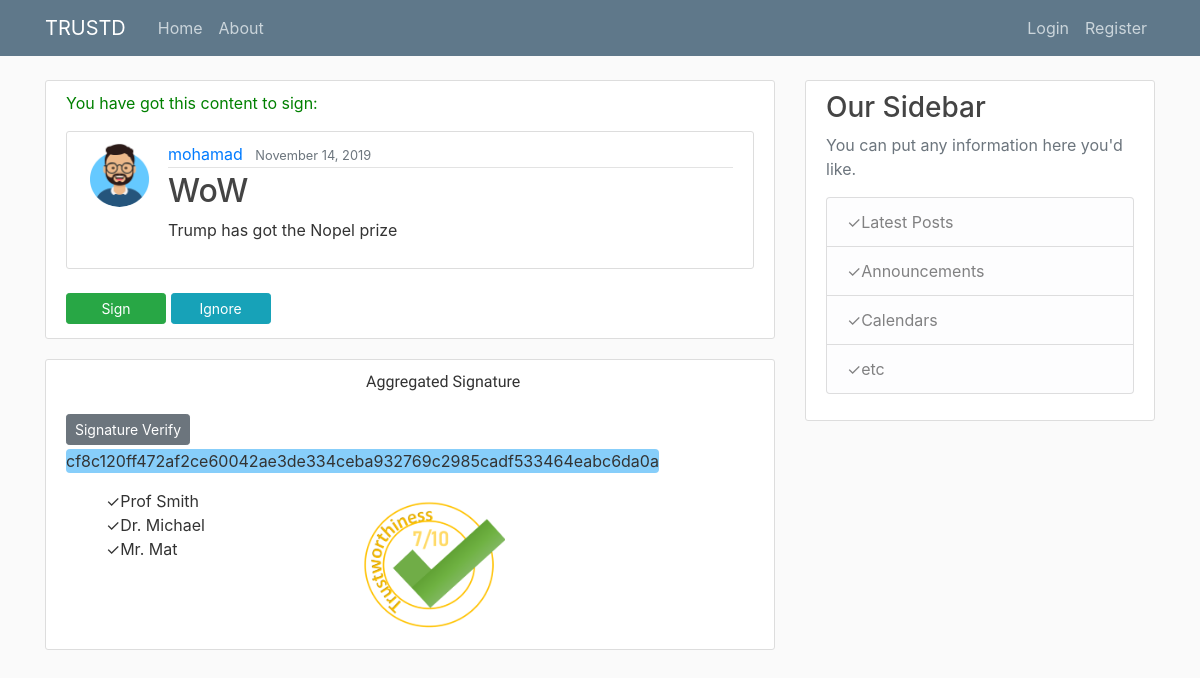
The app's page /post/1/ with its own data.
### FakeNews_app/models.py (models this page shows, shortened)
class Post(models.Model):
    title = models.CharField(max_length=100)
    content = models.TextField()
    date_posted = models.DateTimeField(default=timezone.now)
    author = models.ForeignKey(User, on_delete=models.CASCADE)

### users/models.py (models this page shows, shortened)
class Profile(models.Model):
    user = models.OneToOneField(User, on_delete=models.CASCADE)
    image = models.ImageField(default='default.jpg', upload_to='profile_pics')

### FakeNews_app/views.py (the view)
# urls.py: path('post/<int:pk>/', PostDetailView.as_view(), name='post-detail'),
class PostDetailView(DetailView):
    model = Post

### FakeNews_app/templates/FakeNews_app/post_detail.html (shortened to what this page needs)
{% extends "FakeNews_app/base2.html" %}
{% block content %}
<div class="media content-section2">
    <p style="color: green"> You have got this content to sign:</p>
  <article class="media content-section">
    <img class="rounded-circle article-img" src="{{ object.author.profile.image.url }}">
    <div class="media-body">
      <div class="article-metadata">
        <a class="mr-2" href="#">{{ object.author }}</a>
        <small class="text-muted">{{ object.date_posted|date:"F d, Y" }}</small>
      </div>
      <h2 class="article-title">{{ object.title }}</h2>
      <p class="article-content">{{ object.content }}</p>
    </div>
  </article>
  <a style="width: 100px ;" class="btn btn-success btn-sm mt-1 mb-1" href="#">Sign</a>
  <a style="width: 100px ;" class="btn btn-info btn-sm mt-1 mb-1" href="#">Ignore</a>
</div>
{% endblock content %}
{% block sideBar %}
{% if object.author == user %}
<div class="col-md-4">
  <div class="content-section">
    <h3>Trusted Parties List</h3>
    <p class='text-muted'>You can pick the appraiser actor you'd like.
    <form action="/action_page.php">
      <div class="input" >
      <input type="checkbox" name="witnes" value="BBC"> BBC
      </div>
      <div class="input">
          <input type="range" min="1" max="100" value="50" class="slider" id="myRange">
        </div>
        <div class="input">
      <input type="checkbox" name="witnes" value="Smith" checked> Prof Smith<br>
    </div>
    <div class="input">
        <input type="range" min="1" max="100" value="50" class="slider" id="myRange">
      </div>
    <div class="input">
      <input type="checkbox" name="witnes" value="John"> Mr. John<br>
    </div>
    <div class="input">
        <input type="range" min="1" max="100" value="50" class="slider" id="myRange">
      </div>
      <div class="input">
      <input type="checkbox" name="witnes" value="Michael" checked> Dr. Michael<br>
    </div>
    <div class="input">
        <input type="range" min="1" max="100" value="50" class="slider" id="myRange">
      </div>
    <div class="input">
      <input type="checkbox" name="witnes" value="Sally">Dr. Sally<br>
    </div>
    <div class="input">
        <input type="range" min="1" max="100" value="50" class="slider" id="myRange">
      </div>
    <div class="input">
      <input type="checkbox" name="witnes" value="Mark" checked>Mr. Mark<br>
    </div>
    <div class="input">
        <input type="range" min="1" max="100" value="50" class="slider" id="myRange">
      </div>
    <div class="input">
      <input type="checkbox" name="witnes" value="Steve">Mr. Steve<br>
    </div>
    <div class="input">
        <input type="range" min="1" max="100" value="50" class="slider" id="myRange">
      </div>
    <div class="input">
      <input type="checkbox" name="witnes" value="Mat" checked>Mr. Mat<br>
    </div>
    <div class="input">
        <input type="range" min="1" max="100" value="50" class="slider" id="myRange">
      </div>
    </form>
    </p>
  </div>
</div>
  {% else %}
  <div class="col-md-4">
    <div class="content-section">
      <h3>Our Sidebar</h3>
      <p class='text-muted'>You can put any information here you'd like.
        <ul class="list-group">
          <li class="list-group-item list-group-item-light">Latest Posts</li>
          <li class="list-group-item list-group-item-light">Announcements</li>
          <li class="list-group-item list-group-item-light">Calendars</li>
          <li class="list-group-item list-group-item-light">etc</li>
        </ul>
      </p>
    </div>
  </div>
  {% endif %}
  {% endblock sideBar %}
  {% block signature %}
  {% if object.author != user %}
  <div class="content-section">
  <p style="text-indent: 300px; font-family: Comic Sans MS"> Aggregated Signature</p>
  <a class="btn btn-secondary btn-sm mt-1 mb-1" href="#">Signature Verify</a>
  <p style="background-color:lightskyblue; border-radius: 4px;display: inline-block">cf8c120ff472af2ce60042ae3de334ceba932769c2985cadf533464eabc6da0a</p>
  <ul style="float: left">
      <li>Prof Smith</li>
      <li>Dr. Michael</li>
      <li>Mr. Mat</li>
    </ul>
    <img src="/media/Rank.png" alt="trustworthiness rank" height="150" width="150" style="margin-left: 150px;">
  </div>
  {% else %}
  <div></div>
  {% endif %}
  {% endblock signature %}

### FakeNews_app/static/FakeNews_app/main.css (style rules this page uses)
body { background: #fafafa; color: #333333; margin-top: 5rem; }
h1, h2, h3, h4, h5, h6 { color: #444444; }
ul { margin: 0; }
.content-section { background: #ffffff; padding: 10px 20px; border: 1px solid #dddddd; border-radius: 3px; margin-bottom: 20px; }
.article-title { color: #444444; }
.article-content { white-space: pre-line; }
.article-img { height: 65px; width: 65px; margin-right: 16px; }
.article-metadata { padding-bottom: 1px; margin-bottom: 4px; border-bottom: 1px solid #e3e3e3 }

### FakeNews_app/templates/FakeNews_app/post_detail.html (style rules this page uses)
div .content-section2 { display: block; }
.content-section2 { background: #ffffff; padding: 10px 20px; border: 1px solid #dddddd; border-radius: 3px; margin-bottom: 20px; }
ul { list-style: none; }
ul li:before { content: '✓'; }

### records on screen
Post: author.profile.image (picture), author "mohamad", date_posted "November 14, 2019", title "WoW", content "Trump has got the Nopel prize"
